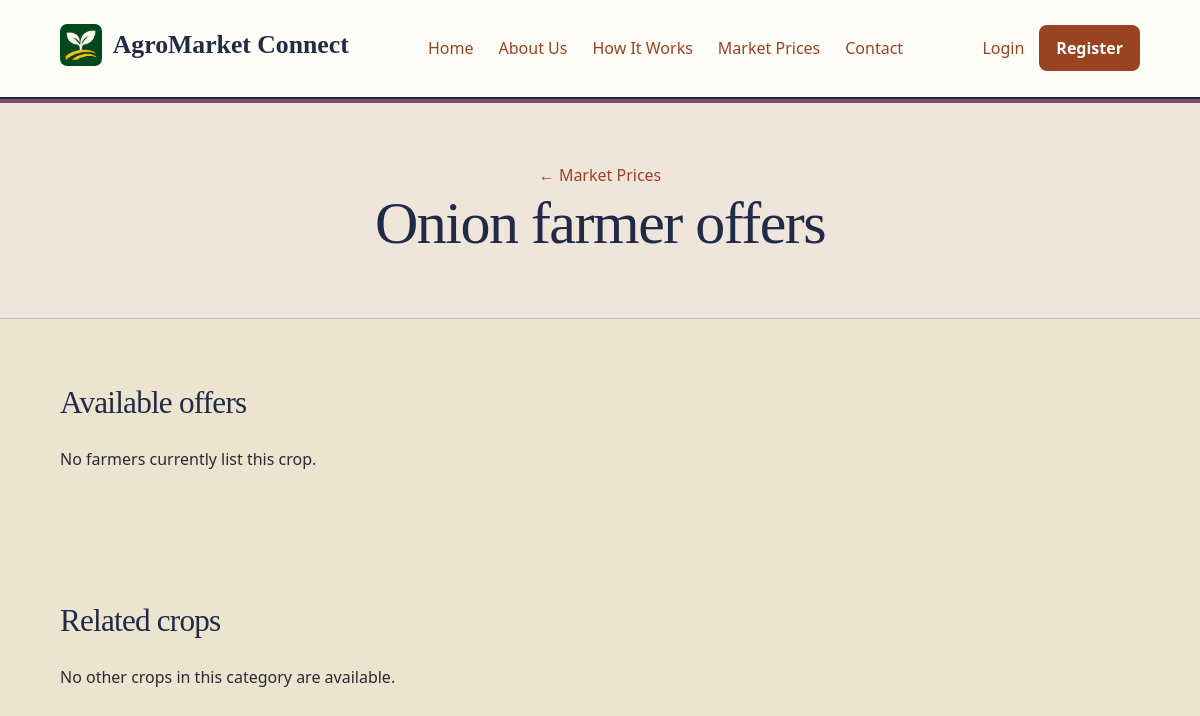
Page /Home/common/crop_offers.php?crop=Onion on the earlier database version.
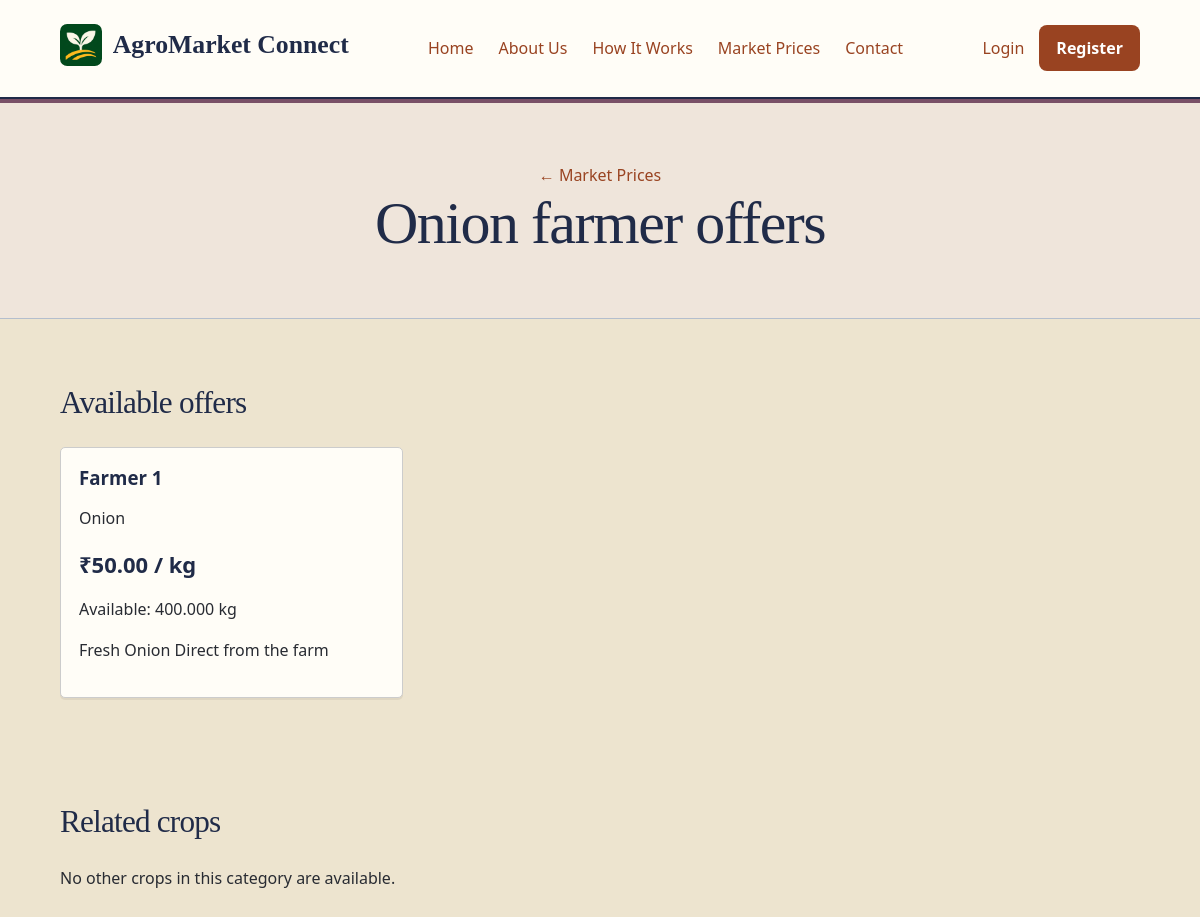
Same page on the later database version.
### tables this page shows
CREATE TABLE `crop_listings` (
    `listing_id` bigint(20) UNSIGNED NOT NULL,
    `farmer_id` bigint(20) UNSIGNED NOT NULL,
    `category_id` int(10) UNSIGNED NOT NULL,
    `crop_name` varchar(120) NOT NULL,
    `variety` varchar(120) DEFAULT NULL,
    `description` text DEFAULT NULL,
    `quantity_available` decimal(12, 3) NOT NULL,
    `quantity_unit` varchar(20) NOT NULL,
    `price_per_unit` decimal(12, 2) NOT NULL,
    `minimum_order_quantity` decimal(12, 3) DEFAULT NULL,
    `quality_grade` varchar(50) DEFAULT NULL,
    `harvest_date` date DEFAULT NULL,
    `available_from` date DEFAULT NULL,
    `available_until` date DEFAULT NULL,
    `listing_status` enum(
        'available',
        'paused',
        'sold_out',
        'removed'
    ) NOT NULL DEFAULT 'available',
    `created_at` datetime DEFAULT current_timestamp(),
    `updated_at` datetime DEFAULT current_timestamp() ON UPDATE current_timestamp()
);

CREATE TABLE `users` (
    `user_id` bigint(20) UNSIGNED NOT NULL,
    `role` enum('admin', 'farmer', 'buyer') NOT NULL,
    `full_name` varchar(100) NOT NULL,
    `email` varchar(150) DEFAULT NULL,
    `mobile` varchar(15) DEFAULT NULL,
    `password_hash` varchar(255) NOT NULL,
    `account_status` enum(
        'pending',
        'active',
        'suspended',
        'closed'
    ) NOT NULL DEFAULT 'pending',
    `email_verified_at` datetime DEFAULT NULL,
    `mobile_verified_at` datetime DEFAULT NULL,
    `last_login_at` datetime DEFAULT NULL,
    `created_at` datetime NOT NULL DEFAULT current_timestamp(),
    `updated_at` datetime NOT NULL DEFAULT current_timestamp(),
    `token` varchar(64) DEFAULT NULL,
    `username` varchar(50) NOT NULL,
    `last_login` datetime DEFAULT NULL
);

### Home/includes/html.php (called while the page is built)
<?php
function e($value)
{
    return htmlspecialchars((string) ($value ?? ""), ENT_QUOTES, "UTF-8");
}

### Home/common/crop_offers.php (the view, shortened to what this page needs)
<?php
require_once __DIR__ . '/../includes/html.php';
$crop = is_string($_GET['crop'] ?? null) ? trim($_GET['crop']) : '';
$categories = [
    'tomato' => 'Vegetables', 'onion' => 'Vegetables', 'potato' => 'Vegetables',
    'rice' => 'Cereals & Millets', 'maize' => 'Cereals & Millets', 'mango' => 'Fruits',
];
$category = $categories[strtolower($crop)] ?? '';
$error = false;
try {
    require __DIR__ . '/../config/db.php';
    $available = " FROM crop_listings cl JOIN users u ON u.user_id = cl.farmer_id
        WHERE u.role = 'farmer' AND u.account_status = 'active'
          AND cl.listing_status = 'available' AND cl.quantity_available > 0
          AND (cl.available_from IS NULL OR cl.available_from <= CURDATE())
          AND (cl.available_until IS NULL OR cl.available_until >= CURDATE())";
    $stmt = $link->prepare("SELECT u.full_name, cl.variety, cl.price_per_unit,
        cl.quantity_unit, cl.quantity_available, cl.description" . $available .
        " AND cl.crop_name = ? ORDER BY u.full_name, cl.listing_id DESC");
    $stmt->bind_param('s', $crop);
    $stmt->execute();
    $offers = $stmt->get_result()->fetch_all(MYSQLI_ASSOC);
    $stmt = $link->prepare("SELECT DISTINCT cl.crop_name" . $available .
        " AND cl.crop_name <> ? AND cl.category_id IN (
            SELECT category_id FROM crop_listings WHERE crop_name = ?
            UNION SELECT category_id FROM crop_categories WHERE category_name = ?
        ) ORDER BY cl.crop_name");
    $stmt->bind_param('sss', $crop, $crop, $category);
    $stmt->execute();
    $related = $stmt->get_result()->fetch_all(MYSQLI_ASSOC);
} catch (mysqli_sql_exception $exception) {
    error_log($exception->getMessage());
    $error = true;
}
?>
<!doctype html>
<html lang="en">
<head>
    <link rel="stylesheet" href="css/common.css">
</head>
<body>
<?php
require __DIR__ . '/includes/header.php';
?>
<main>
    <section class="common-hero">
        <a href="market_prices.php">← Market Prices</a>
        <h1><?= e($crop) ?> farmer offers</h1>
    </section>
    <?php if ($error): ?>
        <p class="common-section">Farmer offers could not be loaded. Please try again.</p>
    <?php else: ?>
        <section class="common-section">
            <h2>Available offers</h2>
            <?php if (!$offers): ?><p>No farmers currently list this crop.</p><?php endif; ?>
            <div class="market-products">
                <?php foreach ($offers as $offer): ?>
                    <article class="market-card">
                        <div class="market-card-content">
                            <h3><?= e($offer['full_name']) ?></h3>
                            <p><?= e($crop) ?> <?= e($offer['variety']) ?></p>
                            <p class="market-price">₹<?= number_format($offer['price_per_unit'], 2) ?> / <?= e($offer['quantity_unit']) ?></p>
                            <p>Available: <?= e($offer['quantity_available']) ?> <?= e($offer['quantity_unit']) ?></p>
                            <p><?= e($offer['description']) ?></p>
                        </div>
                    </article>
                <?php endforeach; ?>
            </div>
        </section>
        <section class="common-section">
            <h2>Related crops</h2>
            <?php if (!$related): ?><p>No other crops in this category are available.</p><?php endif; ?>
        </section>
    <?php endif; ?>
</main>
</body>
</html>

Differences in the rows shown:
added crop_listings: users.full_name "Farmer 1", price_per_unit "50.00", quantity_unit "kg", quantity_available "400.000", description "Fresh Onion Direct from the farm"
Other differences:
text no longer shown: "No farmers currently list this crop."
